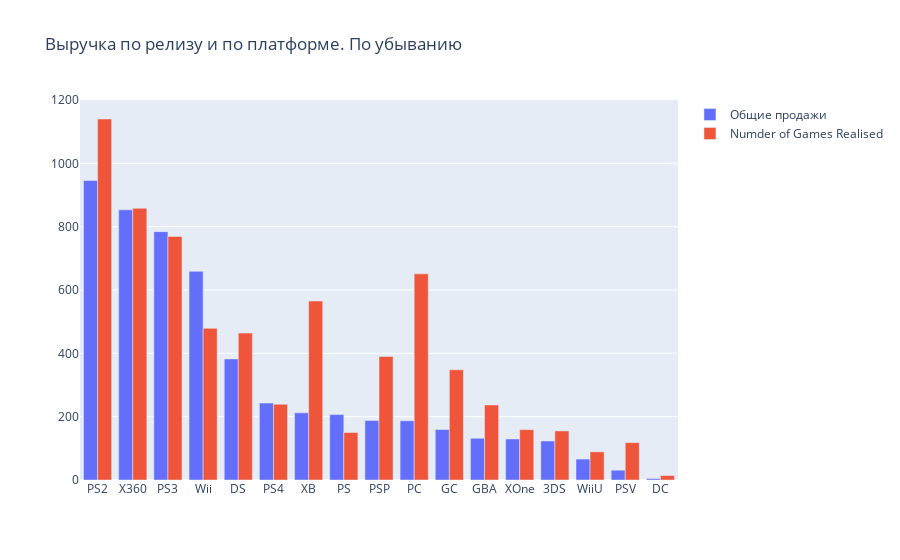

Notebook code for this chart:
### Code cell
trace0 = go.Bar(x = df3.index, y = df3['Global_Sales'], name = 'Общие продажи')
trace1 = go.Bar(x = df3.index, y = df3['Name'], name = 'Numder of Games Realised')
data = [trace0, trace1]
layout = {'title': 'Выручка по релизу и по платформе. По убыванию'}
fig = go.Figure(data = data, layout = layout)
iplot(fig, show_link = False);

### Figure 1 — Plotly figure (JSON) as saved in the notebook; plotly's stock layout.template omitted (floating-point values rounded to 4 significant figures)
{"data": [{"name": "Общие продажи", "type": "bar", "x": ["PS2", "X360", "PS3", "Wii", "DS", "PS4", "XB", "PS", "PSP", "PC", "GC", "GBA", "XOne", "3DS", "WiiU", "PSV", "DC"], "y": [946.0, 853.3, 784.3, 659.0, 382.3, 243.0, 212.1, 206.6, 187.9, 187.1, 159.4, 131.8, 129.6, 123.2, 66.08, 30.88, 4.55]}, {"name": "Numder of Games Realised", "type": "bar", "x": ["PS2", "X360", "PS3", "Wii", "DS", "PS4", "XB", "PS", "PSP", "PC", "GC", "GBA", "XOne", "3DS", "WiiU", "PSV", "DC"], "y": [1140, 858, 769, 479, 464, 239, 565, 150, 390, 651, 348, 237, 159, 155, 89, 118, 14]}], "layout": {"title": {"text": "Выручка по релизу и по платформе. По убыванию"}}}
